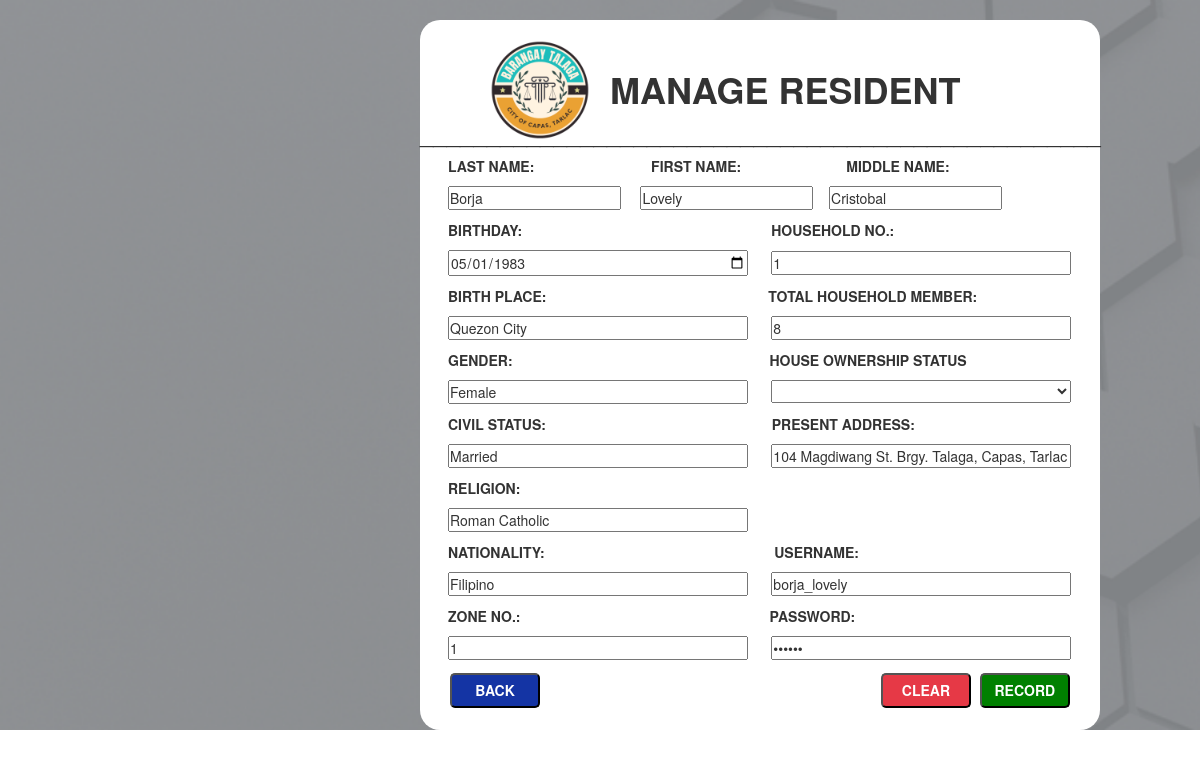
/admin/updateform_resident.php?id=1&zone=1&fname=Lovely&lname=Borja, run on the app's committed database.
### tables this page shows
CREATE TABLE `residents` (
  `id` int(11) NOT NULL,
  `lname` varchar(50) NOT NULL,
  `fname` varchar(50) NOT NULL,
  `mname` varchar(50) NOT NULL,
  `bdate` varchar(50) NOT NULL,
  `bplace` varchar(50) NOT NULL,
  `baranagay` varchar(120) NOT NULL,
  `zone` varchar(11) NOT NULL,
  `totalhousemem` int(5) NOT NULL,
  `civilstatus` varchar(50) NOT NULL,
  `housenum` int(11) NOT NULL,
  `religion` varchar(50) NOT NULL,
  `nationality` varchar(50) NOT NULL,
  `gender` varchar(11) NOT NULL,
  `address` varchar(150) NOT NULL,
  `ownership` varchar(50) NOT NULL,
  `username` varchar(50) NOT NULL,
  `password` varchar(50) NOT NULL,
  `status` varchar(11) NOT NULL
);

### admin/updateform_resident.php (the view, shortened to what this page needs)
<?php
$link = mysqli_connect("localhost", "root", "", "barangaydb");
$id = $_REQUEST['id'];
  $sql = "SELECT * FROM residents WHERE id=$id";
    if ($result = mysqli_query($link, $sql))
    {
        $row = mysqli_fetch_array($result);
    $A = $row['lname'];
    $B = $row['fname'];
    $C = $row['mname'];
    $D = $row['bdate'];
    $F = $row['bplace'];
    $P = $row['zone'];
    $G = $row['totalhousemem'];
    $J = $row['civilstatus'];
    $E = $row['housenum'];
    $L = $row['religion'];
    $N = $row['nationality'];
    $H = $row['gender'];
    $K = $row['address'];
    $I = $row['ownership'];
    $O = $row['username'];
    $Q = $row['password'];
    }
?>
<!DOCTYPE html>
<html>
    <head>
        <link rel="stylesheet" href="../css/resident.css">
        <link rel="stylesheet" href="https://maxcdn.bootstrapcdn.com/bootstrap/3.4.1/css/bootstrap.min.css">
</head>
<body style = "background-image: url(../images/main.png); background-repeat: no-repeat; background-size: cover;" >
    <form class= "form" action = "update_resident.php" method = "POST">
          <img src="../images/logo.png" style="height: 100px; width: 100px; margin-top: 20px;">
              <h1 style="font-weight: bolder; margin-top: -70px; margin-left: 190px;">MANAGE RESIDENT</h1>
              <h3 style="margin-top:10px;">___________________________________________________</h3>
            <div style="margin-left: 28px;">
              <p>LAST NAME:&nbsp&nbsp&nbsp&nbsp&nbsp&nbsp&nbsp&nbsp&nbsp&nbsp&nbsp&nbsp&nbsp&nbsp&nbsp&nbsp&nbsp&nbsp&nbsp&nbsp&nbsp&nbsp&nbsp&nbsp&nbsp&nbsp&nbsp&nbsp&nbsp FIRST NAME: &nbsp&nbsp&nbsp&nbsp&nbsp&nbsp&nbsp&nbsp&nbsp&nbsp&nbsp&nbsp&nbsp&nbsp&nbsp&nbsp&nbsp&nbsp&nbsp&nbsp&nbsp&nbsp&nbsp&nbsp&nbsp&nbspMIDDLE NAME:</p>
              <div class="input">
                <input type="text" class="Lastname" value="<?php echo $A; ?>" autocomplete ="off" name="lname">&nbsp;&nbsp;&nbsp;&nbsp;
                <input type="text" class="Firstname" value="<?php echo $B; ?>" autocomplete ="off" name="fname">&nbsp;&nbsp;&nbsp;
                <input type="text" class="middlename" value="<?php echo $C; ?>" autocomplete ="off" name="mname">
              </div>
              <p style="margin-top: 10px;" >BIRTHDAY:&nbsp&nbsp&nbsp&nbsp&nbsp
                &nbsp&nbsp&nbsp&nbsp&nbsp&nbsp&nbsp&nbsp
                &nbsp&nbsp&nbsp&nbsp&nbsp&nbsp&nbsp&nbsp
                &nbsp&nbsp&nbsp&nbsp&nbsp&nbsp&nbsp&nbsp
                &nbsp&nbsp&nbsp&nbsp&nbsp&nbsp&nbsp&nbsp
                &nbsp&nbsp&nbsp&nbsp&nbsp&nbsp&nbsp&nbsp
                &nbsp&nbsp&nbsp&nbsp&nbsp&nbsp&nbsp&nbsp&nbsp&nbsp&nbsp&nbsp
                HOUSEHOLD NO.:</p>
              <div class="input2">
                <input type="date" class="birthday" style="width: 300px;" value="<?php echo $D; ?>" autocomplete ="off" name="bday">&nbsp;&nbsp;&nbsp;&nbsp;&nbsp;
                <input type="number" class="household" style="width: 300px;" value="<?php echo $E; ?>" autocomplete ="off" name="household">&nbsp;&nbsp;&nbsp;&nbsp;
              </div>
              <p style="margin-top: 10px;">BIRTH PLACE:&nbsp&nbsp&nbsp&nbsp&nbsp&nbsp&nbsp&nbsp
                &nbsp&nbsp&nbsp&nbsp&nbsp&nbsp&nbsp&nbsp
                &nbsp&nbsp&nbsp&nbsp&nbsp&nbsp&nbsp&nbsp
                &nbsp&nbsp&nbsp&nbsp&nbsp&nbsp&nbsp&nbsp
                &nbsp&nbsp&nbsp&nbsp&nbsp&nbsp&nbsp&nbsp&nbsp&nbsp&nbsp&nbsp&nbsp&nbsp&nbsp&nbsp&nbsp&nbsp&nbsp&nbsp&nbspTOTAL HOUSEHOLD MEMBER:</p>
              <div class="input2">
                <input type="text" class="birtplace" style="width: 300px;" value="<?php echo $F; ?>" autocomplete ="off" name="bplace">&nbsp;&nbsp;&nbsp;&nbsp;&nbsp;
                <input type="text" class="totalhousehold" style="width: 300px;" value="<?php echo $G; ?>" autocomplete ="off" name="total">&nbsp;&nbsp;&nbsp;&nbsp;
              </div>
              <p style="margin-top: 10px;">GENDER:&nbsp&nbsp&nbsp&nbsp&nbsp&nbsp&nbsp&nbsp&nbsp&nbsp&nbsp&nbsp&nbsp
                &nbsp&nbsp&nbsp&nbsp&nbsp&nbsp&nbsp&nbsp&nbsp&nbsp&nbsp&nbsp&nbsp&nbsp&nbsp&nbsp&nbsp&nbsp&nbsp&nbsp
                &nbsp&nbsp&nbsp&nbsp&nbsp&nbsp&nbsp&nbsp&nbsp&nbsp&nbsp&nbsp&nbsp&nbsp&nbsp&nbsp&nbsp&nbsp&nbsp&nbsp&nbsp&nbsp&nbsp&nbsp&nbsp&nbsp&nbsp&nbsp&nbsp&nbsp&nbspHOUSE OWNERSHIP STATUS</p>
              <div class="input2">
                <input type="text" class="gender" style="width: 300px;" value="<?php echo $H; ?>" autocomplete ="off" name="gender">&nbsp;&nbsp;&nbsp;&nbsp;&nbsp;
                <select name="status" class="status" style="width: 300px; height:23px" value="<?php echo $I; ?>" autocomplete ="off" name="status">
                  <option value="none"></option>
                  <option value="Ownhouse">Own House</option>
                </select>
              </div>
              <p style="margin-top: 10px;">CIVIL STATUS:&nbsp&nbsp&nbsp&nbsp&nbsp&nbsp&nbsp&nbsp&nbsp&nbsp&nbsp&nbsp&nbsp
                &nbsp&nbsp&nbsp&nbsp&nbsp&nbsp&nbsp&nbsp&nbsp&nbsp&nbsp&nbsp&nbsp&nbsp&nbsp&nbsp&nbsp&nbsp&nbsp&nbsp
                &nbsp&nbsp&nbsp&nbsp&nbsp&nbsp&nbsp&nbsp&nbsp&nbsp&nbsp&nbsp&nbsp&nbsp&nbsp&nbsp&nbsp&nbsp&nbsp&nbsp&nbsp&nbsp&nbspPRESENT ADDRESS:</p>
              <div class="input2">
                <input type="text" class="civil" style="width: 300px;" value="<?php echo $J; ?>" autocomplete ="off" name="civil">&nbsp;&nbsp;&nbsp;&nbsp;&nbsp;
                <input type="text" class="address" style="width: 300px;" value="<?php echo $K; ?>" autocomplete ="off" name="address">&nbsp;&nbsp;&nbsp;&nbsp;
              </div>
              <p style="margin-top: 10px;">RELIGION:&nbsp&nbsp&nbsp&nbsp&nbsp&nbsp&nbsp&nbsp&nbsp&nbsp&nbsp&nbsp&nbsp
                &nbsp&nbsp&nbsp&nbsp&nbsp&nbsp&nbsp&nbsp&nbsp&nbsp&nbsp&nbsp&nbsp&nbsp&nbsp&nbsp&nbsp&nbsp&nbsp&nbsp
                &nbsp&nbsp&nbsp&nbsp&nbsp&nbsp&nbsp&nbsp&nbsp&nbsp&nbsp&nbsp&nbsp&nbsp&nbsp&nbsp&nbsp&nbsp&nbsp&nbsp&nbsp&nbsp&nbsp&nbsp&nbsp&nbsp&nbsp&nbsp&nbsp&nbsp</p>
              <div class="input2">
                <input type="text" class="religion" style="width: 300px;" value="<?php echo $L; ?>" autocomplete ="off" name="religion">
              </div>
              <p style="margin-top: 10px;">NATIONALITY:&nbsp&nbsp&nbsp&nbsp&nbsp&nbsp&nbsp&nbsp&nbsp&nbsp&nbsp&nbsp&nbsp
                &nbsp&nbsp&nbsp&nbsp&nbsp&nbsp&nbsp&nbsp&nbsp&nbsp&nbsp&nbsp&nbsp&nbsp&nbsp&nbsp&nbsp&nbsp&nbsp&nbsp
                &nbsp&nbsp&nbsp&nbsp&nbsp&nbsp&nbsp&nbsp&nbsp&nbsp&nbsp&nbsp&nbsp&nbsp&nbsp&nbsp&nbsp&nbsp&nbsp&nbsp&nbsp&nbsp&nbsp
                USERNAME:</p>
              <div class="input2">
                <input type="text" class="national" style="width: 300px;" value="<?php echo $N; ?>" autocomplete ="off" name="nationality">&nbsp;&nbsp;&nbsp;&nbsp;&nbsp;
                <input type="text" class="user" style="width: 300px;" value="<?php echo $O; ?>" autocomplete ="off" name="user">&nbsp;&nbsp;&nbsp;&nbsp;
              </div>
              <p style="margin-top: 10px;">ZONE NO.:&nbsp&nbsp&nbsp&nbsp&nbsp&nbsp&nbsp&nbsp&nbsp&nbsp&nbsp&nbsp&nbsp
                &nbsp&nbsp&nbsp&nbsp&nbsp&nbsp&nbsp&nbsp&nbsp&nbsp&nbsp&nbsp&nbsp&nbsp&nbsp&nbsp&nbsp&nbsp&nbsp&nbsp
                &nbsp&nbsp&nbsp&nbsp&nbsp&nbsp&nbsp&nbsp&nbsp&nbsp&nbsp&nbsp&nbsp&nbsp&nbsp&nbsp&nbsp&nbsp&nbsp&nbsp&nbsp&nbsp&nbsp&nbsp&nbsp&nbsp&nbsp&nbsp
                PASSWORD:</p>
              <div class="input2">
                <input type="text" class="zone" style="width: 300px;" value="<?php echo $P; ?>" autocomplete ="off" name="zone">&nbsp;&nbsp;&nbsp;&nbsp;&nbsp;
                <input type="password" class="pass" style="width: 300px;" value="<?php echo $Q; ?>" autocomplete ="off" name="pass">&nbsp;&nbsp;&nbsp;&nbsp;
              </div>
              </div>
          <div class="buttons" style="margin-left: -205px;">
            <a href="residents.php"><input type="button" class="cancel" value="BACK" style="margin-left: 235px;" ></a>
            <input type="reset" class="clear" value="CLEAR" style="margin-left: 90px;">
            <input type="submit" class="add" value="RECORD">
          </div>
        </form>
</body>
</html>

### css/resident.css (style rules this page uses)
body { font-family: 'Roboto', sans-serif; }
* { margin: 0; padding: 0; list-style: none; text-decoration: none; }
img { width: 100px; margin-left: 70px; }
.form { background-color: white; height: 710px; width: 680px; margin-left: 420px; margin-top: 20px; border-radius: 20px; }
h1 { margin-top: -10px; color: black; margin-left: 20px; }
.clear { background-color: #e63946; font-weight: bolder; border-radius: 5px; color: #fff; height: 35px; width: 90px; margin-top: 13px; }
.add { background-color: #008000; margin-left: 5px; font-weight: bolder; border-radius: 5px; color: #fff; height: 35px; width: 90px; margin-top: 13px; }
.cancel { background-color: #1434A4; font-weight: bolder; border-radius: 5px; color: #fff; height: 35px; width: 90px; margin-top: 13px; margin-right: 247px; }
p { font-weight: bolder; }

### data on the page
residents: lname "Borja", fname "Lovely", mname "Cristobal", bday "05/01/1983", household "1", bplace "Quezon City", total "8", gender "Female", civil "Married", address "104 Magdiwang St. Brgy. Talaga, Capas, Tarlac", religion "Roman Catholic", nationality "Filipino", user "borja_lovely", zone "1"
